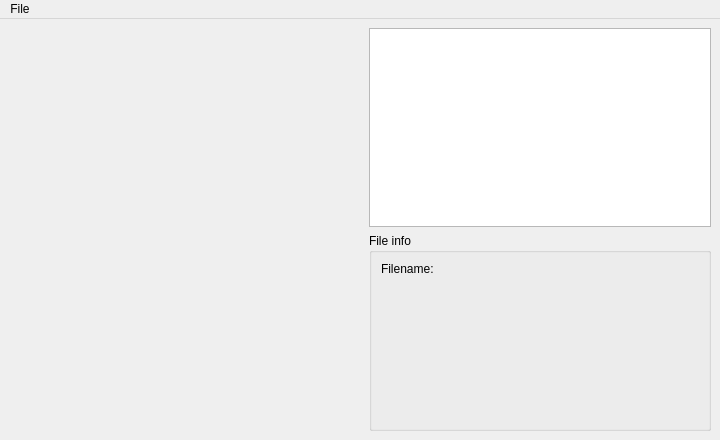
<?xml version="1.0" encoding="UTF-8"?>
<ui version="4.0">
 <class>MainWindow</class>
 <widget class="QMainWindow" name="MainWindow">
  <property name="geometry">
   <rect>
    <x>0</x>
    <y>0</y>
    <width>720</width>
    <height>440</height>
   </rect>
  </property>
  <property name="minimumSize">
   <size>
    <width>720</width>
    <height>440</height>
   </size>
  </property>
  <property name="windowTitle">
   <string/>
  </property>
  <property name="styleSheet">
   <string notr="true"/>
  </property>
  <property name="unifiedTitleAndToolBarOnMac">
   <bool>true</bool>
  </property>
  <widget class="QWidget" name="CentralContentWidget">
   <layout class="QHBoxLayout" name="CentralContentWidgetLayout">
    <property name="spacing">
     <number>0</number>
    </property>
    <property name="leftMargin">
     <number>0</number>
    </property>
    <property name="topMargin">
     <number>0</number>
    </property>
    <property name="rightMargin">
     <number>0</number>
    </property>
    <property name="bottomMargin">
     <number>0</number>
    </property>
    <item>
     <widget class="QWidget" name="LeftColumnWidget" native="true">
      <property name="sizePolicy">
       <sizepolicy hsizetype="Preferred" vsizetype="Preferred">
        <horstretch>1</horstretch>
        <verstretch>0</verstretch>
       </sizepolicy>
      </property>
      <layout class="QGridLayout" name="gridLayout" rowstretch="0" columnstretch="1,1,1">
       <property name="leftMargin">
        <number>9</number>
       </property>
       <property name="topMargin">
        <number>9</number>
       </property>
       <property name="rightMargin">
        <number>9</number>
       </property>
       <property name="bottomMargin">
        <number>9</number>
       </property>
       <property name="spacing">
        <number>5</number>
       </property>
       <item row="0" column="2">
        <spacer name="VerticalSpacerRight">
         <property name="orientation">
          <enum>Qt::Vertical</enum>
         </property>
         <property name="sizeHint" stdset="0">
          <size>
           <width>20</width>
           <height>40</height>
          </size>
         </property>
        </spacer>
       </item>
       <item row="0" column="0">
        <spacer name="VerticalSpacerLeft">
         <property name="orientation">
          <enum>Qt::Vertical</enum>
         </property>
         <property name="sizeHint" stdset="0">
          <size>
           <width>20</width>
           <height>40</height>
          </size>
         </property>
        </spacer>
       </item>
       <item row="0" column="1">
        <spacer name="VerticalSpacerMiddle">
         <property name="orientation">
          <enum>Qt::Vertical</enum>
         </property>
         <property name="sizeHint" stdset="0">
          <size>
           <width>20</width>
           <height>40</height>
          </size>
         </property>
        </spacer>
       </item>
      </layout>
     </widget>
    </item>
    <item>
     <widget class="QWidget" name="RightColumnWidget" native="true">
      <property name="sizePolicy">
       <sizepolicy hsizetype="Preferred" vsizetype="Preferred">
        <horstretch>1</horstretch>
        <verstretch>0</verstretch>
       </sizepolicy>
      </property>
      <layout class="QVBoxLayout" name="RightColumnWidgetLayout">
       <item>
        <widget class="QGraphicsView" name="FilePreviewGraphicsView">
         <property name="sizePolicy">
          <sizepolicy hsizetype="Expanding" vsizetype="Expanding">
           <horstretch>0</horstretch>
           <verstretch>1</verstretch>
          </sizepolicy>
         </property>
        </widget>
       </item>
       <item>
        <widget class="QGroupBox" name="FileInfoGroupBox">
         <property name="sizePolicy">
          <sizepolicy hsizetype="Preferred" vsizetype="Preferred">
           <horstretch>0</horstretch>
           <verstretch>1</verstretch>
          </sizepolicy>
         </property>
         <property name="title">
          <string>File info</string>
         </property>
         <layout class="QFormLayout" name="FileInfoGroupBoxLayout">
          <item row="0" column="0">
           <widget class="QLabel" name="TitleFileNameLabel">
            <property name="text">
             <string>Filename:</string>
            </property>
           </widget>
          </item>
          <item row="0" column="1">
           <widget class="QLabel" name="FileNameLabel">
            <property name="text">
             <string/>
            </property>
           </widget>
          </item>
         </layout>
        </widget>
       </item>
      </layout>
     </widget>
    </item>
   </layout>
  </widget>
  <widget class="QMenuBar" name="MenuBar">
   <property name="geometry">
    <rect>
     <x>0</x>
     <y>0</y>
     <width>720</width>
     <height>22</height>
    </rect>
   </property>
   <widget class="QMenu" name="FileMenu">
    <property name="title">
     <string>File</string>
    </property>
    <addaction name="OpenAction"/>
    <addaction name="CloseAction"/>
   </widget>
   <addaction name="FileMenu"/>
  </widget>
  <action name="OpenAction">
   <property name="text">
    <string>Open</string>
   </property>
  </action>
  <action name="CloseAction">
   <property name="text">
    <string>Close</string>
   </property>
  </action>
 </widget>
 <resources/>
 <connections/>
</ui>
